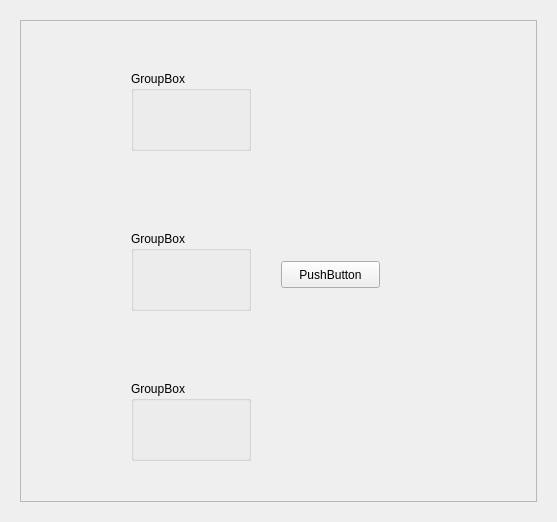
<?xml version="1.0" encoding="UTF-8"?>
<ui version="4.0">
 <class>StackedWidget</class>
 <widget class="QWidget" name="StackedWidget">
  <property name="geometry">
   <rect>
    <x>0</x>
    <y>0</y>
    <width>557</width>
    <height>522</height>
   </rect>
  </property>
  <property name="windowTitle">
   <string>Form</string>
  </property>
  <layout class="QHBoxLayout" name="horizontalLayout">
   <item>
    <widget class="QStackedWidget" name="stackedWidget">
     <property name="currentIndex">
      <number>1</number>
     </property>
     <widget class="QWidget" name="page">
      <widget class="QPushButton" name="pushButton">
       <property name="geometry">
        <rect>
         <x>270</x>
         <y>250</y>
         <width>99</width>
         <height>27</height>
        </rect>
       </property>
       <property name="text">
        <string>PushButton</string>
       </property>
      </widget>
      <widget class="QToolButton" name="toolButton">
       <property name="geometry">
        <rect>
         <x>120</x>
         <y>20</y>
         <width>71</width>
         <height>101</height>
        </rect>
       </property>
       <property name="styleSheet">
        <string notr="true"/>
       </property>
       <property name="text">
        <string>toolbtn</string>
       </property>
       <property name="icon">
        <iconset resource="resource.qrc">
         <normaloff>:/resource/info.png</normaloff>:/resource/info.png</iconset>
       </property>
       <property name="iconSize">
        <size>
         <width>64</width>
         <height>64</height>
        </size>
       </property>
       <property name="toolButtonStyle">
        <enum>Qt::ToolButtonTextUnderIcon</enum>
       </property>
      </widget>
      <widget class="QCheckBox" name="checkBox">
       <property name="geometry">
        <rect>
         <x>200</x>
         <y>10</y>
         <width>97</width>
         <height>22</height>
        </rect>
       </property>
       <property name="text">
        <string>CheckBox</string>
       </property>
      </widget>
      <widget class="QGroupBox" name="groupBox">
       <property name="geometry">
        <rect>
         <x>200</x>
         <y>40</y>
         <width>171</width>
         <height>114</height>
        </rect>
       </property>
       <property name="title">
        <string>GroupBox</string>
       </property>
       <layout class="QVBoxLayout" name="verticalLayout">
        <item>
         <widget class="QRadioButton" name="radioButton">
          <property name="text">
           <string>RadioButton</string>
          </property>
         </widget>
        </item>
        <item>
         <widget class="QRadioButton" name="radioButton_2">
          <property name="text">
           <string>RadioButton</string>
          </property>
         </widget>
        </item>
        <item>
         <widget class="QRadioButton" name="radioButton_3">
          <property name="text">
           <string>RadioButton</string>
          </property>
         </widget>
        </item>
       </layout>
      </widget>
      <widget class="QCommandLinkButton" name="commandLinkButton">
       <property name="geometry">
        <rect>
         <x>20</x>
         <y>180</y>
         <width>187</width>
         <height>41</height>
        </rect>
       </property>
       <property name="text">
        <string>CommandLinkButton</string>
       </property>
      </widget>
      <widget class="QComboBox" name="comboBox">
       <property name="geometry">
        <rect>
         <x>10</x>
         <y>20</y>
         <width>85</width>
         <height>27</height>
        </rect>
       </property>
      </widget>
     </widget>
     <widget class="QWidget" name="page_2">
      <layout class="QHBoxLayout" name="horizontalLayout_2">
       <item>
        <widget class="QScrollArea" name="scrollArea">
         <property name="widgetResizable">
          <bool>true</bool>
         </property>
         <widget class="QWidget" name="scrollAreaWidgetContents_2">
          <property name="geometry">
           <rect>
            <x>0</x>
            <y>0</y>
            <width>519</width>
            <height>484</height>
           </rect>
          </property>
          <widget class="QGroupBox" name="groupBox_2">
           <property name="geometry">
            <rect>
             <x>110</x>
             <y>50</y>
             <width>120</width>
             <height>80</height>
            </rect>
           </property>
           <property name="title">
            <string>GroupBox</string>
           </property>
          </widget>
          <widget class="QGroupBox" name="groupBox_3">
           <property name="geometry">
            <rect>
             <x>110</x>
             <y>210</y>
             <width>120</width>
             <height>80</height>
            </rect>
           </property>
           <property name="title">
            <string>GroupBox</string>
           </property>
          </widget>
          <widget class="QPushButton" name="pushButton_2">
           <property name="geometry">
            <rect>
             <x>260</x>
             <y>240</y>
             <width>99</width>
             <height>27</height>
            </rect>
           </property>
           <property name="text">
            <string>PushButton</string>
           </property>
          </widget>
          <widget class="QGroupBox" name="groupBox_4">
           <property name="geometry">
            <rect>
             <x>110</x>
             <y>360</y>
             <width>120</width>
             <height>80</height>
            </rect>
           </property>
           <property name="title">
            <string>GroupBox</string>
           </property>
          </widget>
          <widget class="QGroupBox" name="groupBox_5">
           <property name="geometry">
            <rect>
             <x>110</x>
             <y>480</y>
             <width>120</width>
             <height>80</height>
            </rect>
           </property>
           <property name="title">
            <string>GroupBox</string>
           </property>
          </widget>
         </widget>
        </widget>
       </item>
      </layout>
     </widget>
    </widget>
   </item>
  </layout>
 </widget>
 <resources>
  <include location="resource.qrc"/>
 </resources>
 <connections/>
</ui>
